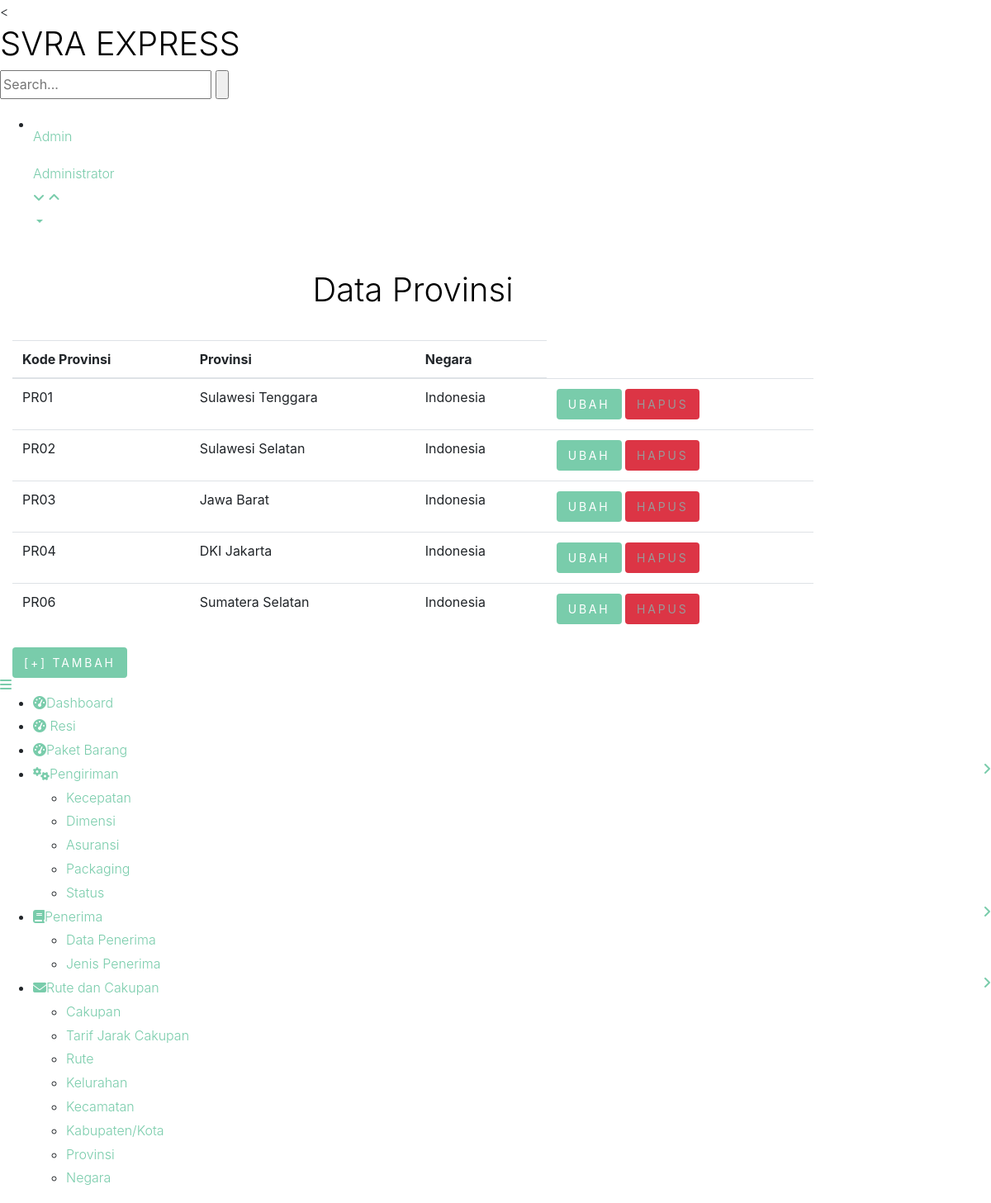
The page /svra/login/prov.php on the database its author committed.
### tables this page shows
CREATE TABLE `provinsi` (
  `kode_prov` varchar(5) NOT NULL,
  `kode_negara` varchar(5) DEFAULT NULL,
  `provinsi` varchar(50) DEFAULT NULL
);

CREATE TABLE `negara` (
  `kode_negara` varchar(5) NOT NULL,
  `negara` varchar(50) DEFAULT NULL
);

### svra/login/prov.php (the view, shortened to what this page needs)
<!DOCTYPE HTML>
<html>
<head>
<link href="css/bootstrap.css" rel="stylesheet" type="text/css" media="all">
<link href="css/style.css" rel="stylesheet" type="text/css" media="all"/>
<link href="css/font-awesome.css" rel="stylesheet">
</head>
<body>
<div class="page-container">
   <div class="left-content">
	   <div class="mother-grid-inner">
				<div class="header-main">
					<div class="header-left">
							<div class="logo-name">
									 <a href="home.php"> <h1>SVRA EXPRESS</h1>
								  </a>
							</div>
								<div class="search-box">
									<form>
										<input type="text" placeholder="Search..." required="">
										<input type="submit" value="">
									</form>
								</div>
						 </div>
							<div class="profile_details">
								<ul>
									<li class="dropdown profile_details_drop">
										<a href="#" class="dropdown-toggle" data-toggle="dropdown" aria-expanded="false">
											<div class="profile_img">
												<div class="user-name">
													<p>Admin</p>
													<span>Administrator</span>
												</div>
												<i class="fa fa-angle-down lnr"></i>
												<i class="fa fa-angle-up lnr"></i>
											</div>
										</a>
									</li>
								</ul>
							</div>
						</div>
				</div>
<div class="chit-chat-layer4">
	<div class="col-md-10 chit-chat-layer4-center">
               <div class="work-progres">
                            <div class="chit-chat-heading">
                                <br>  <H1><center> Data Provinsi </center> </H1><br>
                            </div>
                            <div class="table-responsive">
                                <table class="table table-hover">
                                  <thead>
                                    <tr>
                                      <th>Kode Provinsi</th>
                                      <th> Provinsi</th>
                                      <th>Negara</th>
                                  </tr>
                              </thead>
                              <tbody>
							 <?php
							 $db_host = "localhost";$db_user = "root";$db_pass = "";$db_name = "ekspedisi_pengiriman_barang";
							 $koneksi= mysqli_connect( $db_host, $db_user, $db_pass, $db_name);
							  $ambil = mysqli_query ($koneksi, "SELECT * from provinsi ");
							  $ambil1 = mysqli_query($koneksi, "SELECT * from negara,
							  provinsi where negara.kode_negara=provinsi.kode_negara ") ;
							  while ($isi = mysqli_fetch_array($ambil))
							  {
							  $isi1 = mysqli_fetch_array($ambil1);
							  ?>
                                <tr>
                                  <td><?php echo $isi ['kode_prov'];?></td>
								  <td><?php echo $isi ['provinsi'];?></td>
									<td><?php echo $isi1 ['negara'];?></td>
									<td>
										<a href = "ubahprov.php?id=<?php echo $isi ['kode_prov'];?> " class="btn btn-primary"> Ubah </a>
										<a href = "hapusprov.php?id=<?php echo $isi ['kode_prov']; ?> " class="btn btn-danger"
										onclick="return confirm ('Apakah Anda yakin ingin menghapus data ini?')"> Hapus </a></td>
								</tr>
								<?php }?>
                          </tbody>
                      </table>
					  <a href = "tambahprov.php" class = "btn btn-primary">[+] Tambah </a>
                  </div>
             </div>
      </div>
    <div class="sidebar-menu">
		  	<div class="logo"> <a href="#" class="sidebar-icon"> <span class="fa fa-bars"></span> </a>  </div>
		    <div class="menu">
		      <ul id="menu" >
		        <li id="menu-home" ><a href="home.php"><i class="fa fa-tachometer"></i><span>Dashboard</span></a></li>
				<li id="menu-home" ><a href="resi.php"><i class="fa fa-tachometer"></i><span> Resi </span></a></li>
				<li id="menu-home" ><a href="paket.php"><i class="fa fa-tachometer"></i><span>Paket Barang</span></a></li>
				<li><a href="#"><i class="fa fa-cogs"></i><span>Pengiriman</span><span class="fa fa-angle-right" style="float: right"></span></a>
		          <ul>
		            <li><a href="kecepatan.php">Kecepatan</a></li>
		            <li><a href="dimensi.php">Dimensi</a></li>
					<li><a href="asuransi.php">Asuransi</a></li>
		            <li><a href="pack.php">Packaging</a></li>
					<li><a href="status.php">Status</a></li>
		          </ul>
		        </li>
		        	        <li id="menu-comunicacao" ><a href="#"><i class="fa fa-book nav_icon"></i><span>Penerima</span><span class="fa fa-angle-right" style="float: right"></span></a>
		          <ul id="menu-comunicacao-sub" >
		            <li id="menu-arquivos" ><a href="penerima.php">Data Penerima</a></li>
		            <li id="menu-arquivos" ><a href="jenispenerima.php">Jenis Penerima</a></li>
		          </ul>
		        </li>
		        <li><a href="#"><i class="fa fa-envelope"></i><span>Rute dan Cakupan</span><span class="fa fa-angle-right" style="float: right"></span></a>
		        	 <ul id="menu-academico-sub" >
			            <li id="menu-academico-boletim" ><a href="cakupan.php">Cakupan</a></li>
						<li id="menu-academico-boletim" ><a href="tarifjarakcak.php">Tarif Jarak Cakupan</a></li>
						<li id="menu-academico-boletim" ><a href="rute.php">Rute</a></li>
						<li id="menu-academico-avaliacoes" ><a href="kel.php">Kelurahan</a></li>
						<li id="menu-academico-avaliacoes" ><a href="kec.php">Kecamatan</a></li>
						<li id="menu-academico-avaliacoes" ><a href="kabkot.php">Kabupaten/Kota</a></li>
						<li id="menu-academico-avaliacoes" ><a href="prov.php">Provinsi</a></li>
						<li id="menu-academico-avaliacoes" ><a href="negara.php">Negara</a></li>
		             </ul>
		        </li>
		      </ul>
		    </div>
	 </div>
</div>
</body>
</html>

### rows shown on the page
provinsi: kode_prov "PR01", provinsi "Sulawesi Tenggara", kode_negara.negara "Indonesia"
provinsi: kode_prov "PR02", provinsi "Sulawesi Selatan", kode_negara.negara "Indonesia"
provinsi: kode_prov "PR03", provinsi "Jawa Barat", kode_negara.negara "Indonesia"
provinsi: kode_prov "PR04", provinsi "DKI Jakarta", kode_negara.negara "Indonesia"
provinsi: kode_prov "PR06", provinsi "Sumatera Selatan", kode_negara.negara "Indonesia"
